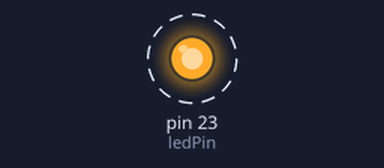
This sketch was run on a simulated Arduino Mega 2560, built with avr-gcc and run on an emulated ATmega2560. Parts: output pins drawn as LEDs (lit = HIGH). Dashed ring = blinking.

Above: at 0.5 s.
Timing chart, 0 to 4.6 s (numbered marks = the images above):
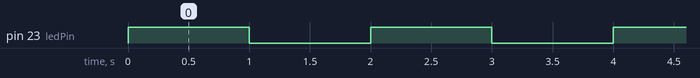

The sketch:

blinking_LED.ino
```cpp
// Variables
int ledPin = 23;
int delayTime = 1000;

void setup()
{
  pinMode(ledPin, OUTPUT);    // Define pin
}

void loop()
{
  digitalWrite(ledPin, HIGH); // LED on
  delay(delayTime);
  digitalWrite(ledPin, LOW);  // LED off
  delay(delayTime);
}
```

Measured:
- by itself, pin 23 (ledPin): alternates HIGH for 1.0 s and LOW for 1.0 s
